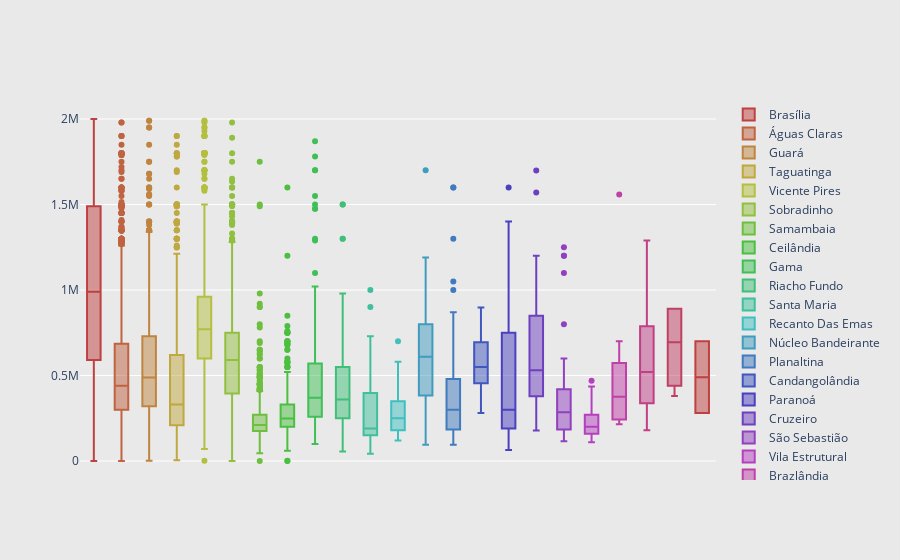

This figure's notebook cell:
### Code cell
### Gráfico arco íris interativo com plotly :D esse é brabo

# Boxplots dos preços de venda por cidade
dados_venda = dados1.loc[dados1.oferta=='Venda',:]
tabela = dados_venda.cidade.value_counts()
N = len(tabela)     # Número de caixas
nomes = tabela.index # Nome das cidades

# Tirando valores muito altos (recebem NA)
dados_venda.loc[dados_venda.preco>=2000000,'preco'] = np.nan

# Criando o range de cores do arco íris com css
cores = ['hsl('+str(h)+',50%'+',50%)' for h in np.linspace(0, 360, N)] 

# Cada caixa é representada por um dicionário que contém seus valores numéricos (y), seu nome (no caso a cidade) e sua cor
fig = go.Figure(data=[go.Box(
    y=dados_venda.loc[dados_venda.cidade==nomes[i],'preco'],
    name=nomes[i].title(),
    marker_color=cores[i]
    ) for i in range(int(N))])

# Arrumando o layout geral
fig.update_layout(
    xaxis=dict(showgrid=False, zeroline=False, showticklabels=False),
    yaxis=dict(zeroline=False, gridcolor='white'),
    paper_bgcolor='rgb(233,233,233)',
    plot_bgcolor='rgb(233,233,233)',
)

fig.show() #Aí é só correr pro abraço né
